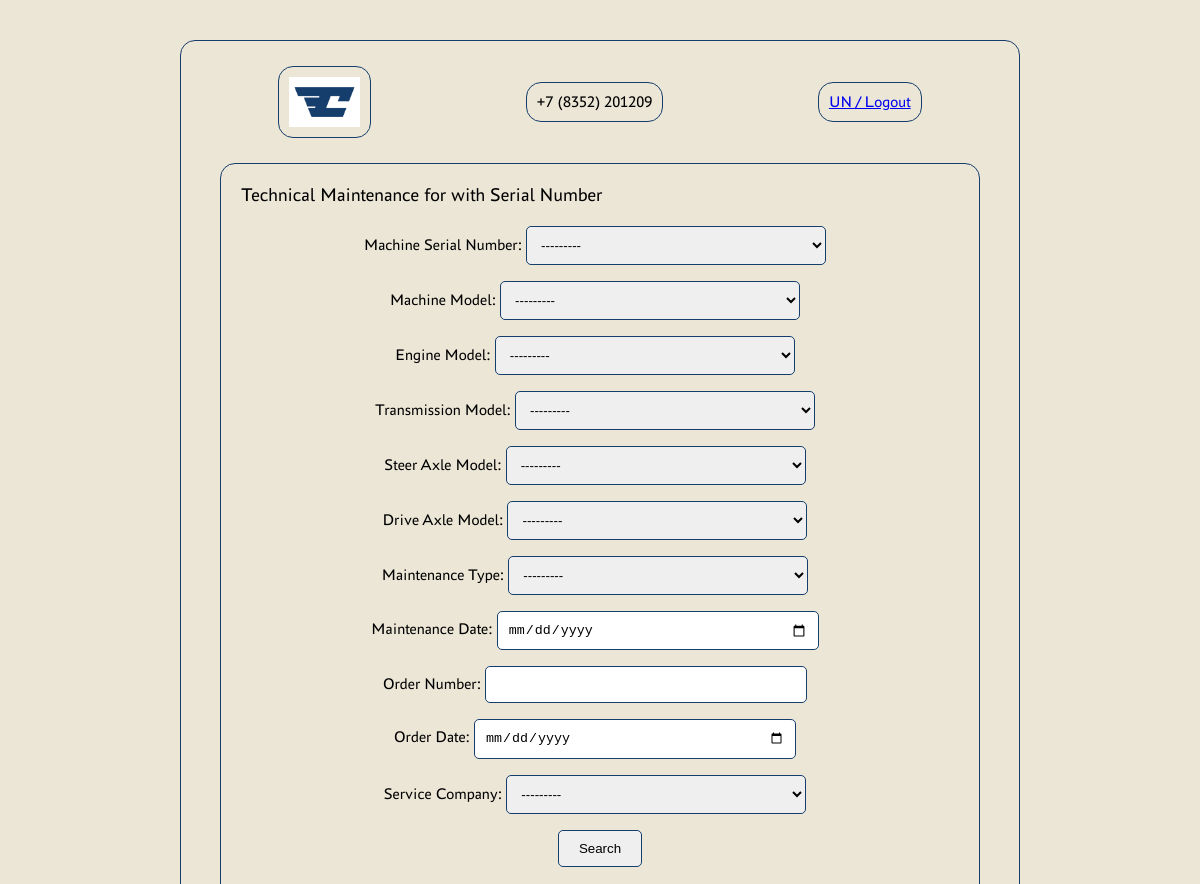
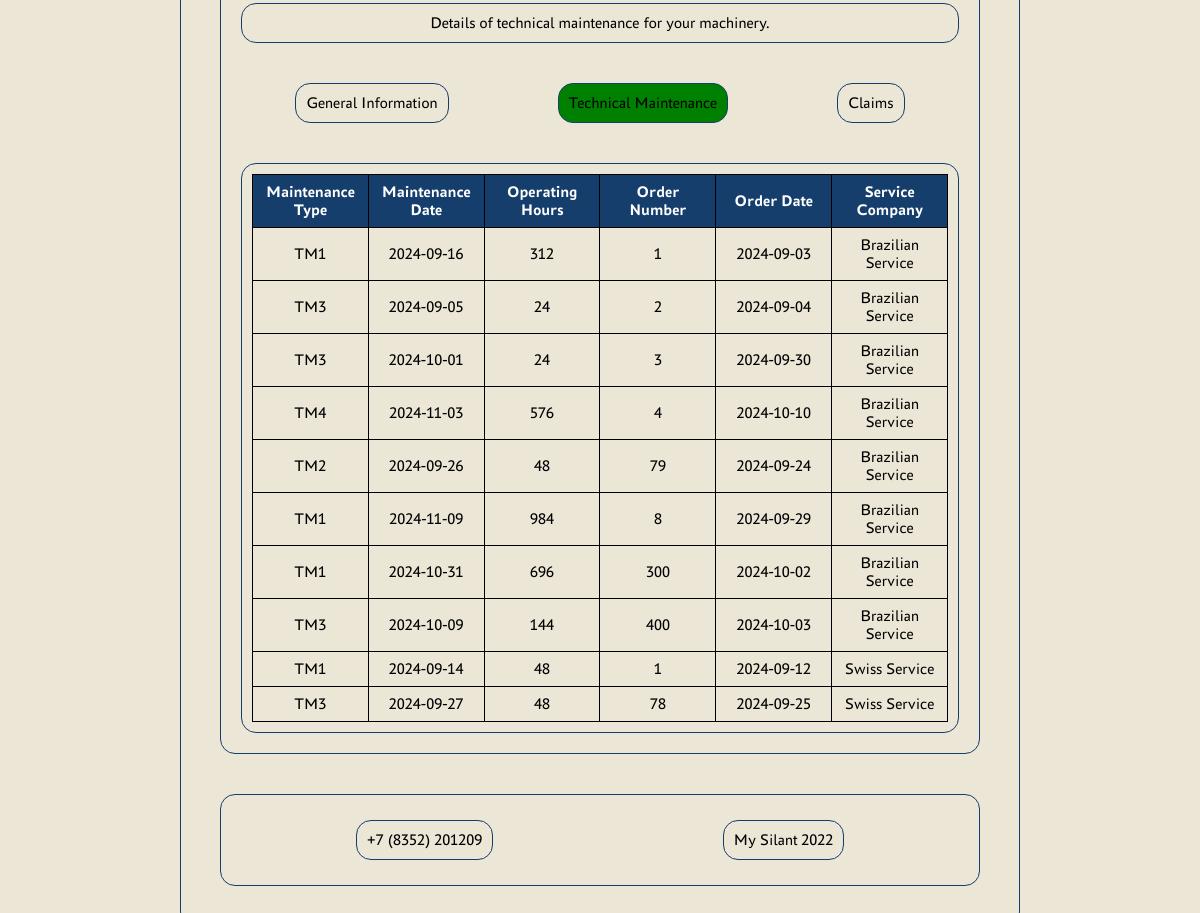
Page /technical_maintenance/ (signed in) on the earlier database version (2 pictures, top to bottom).
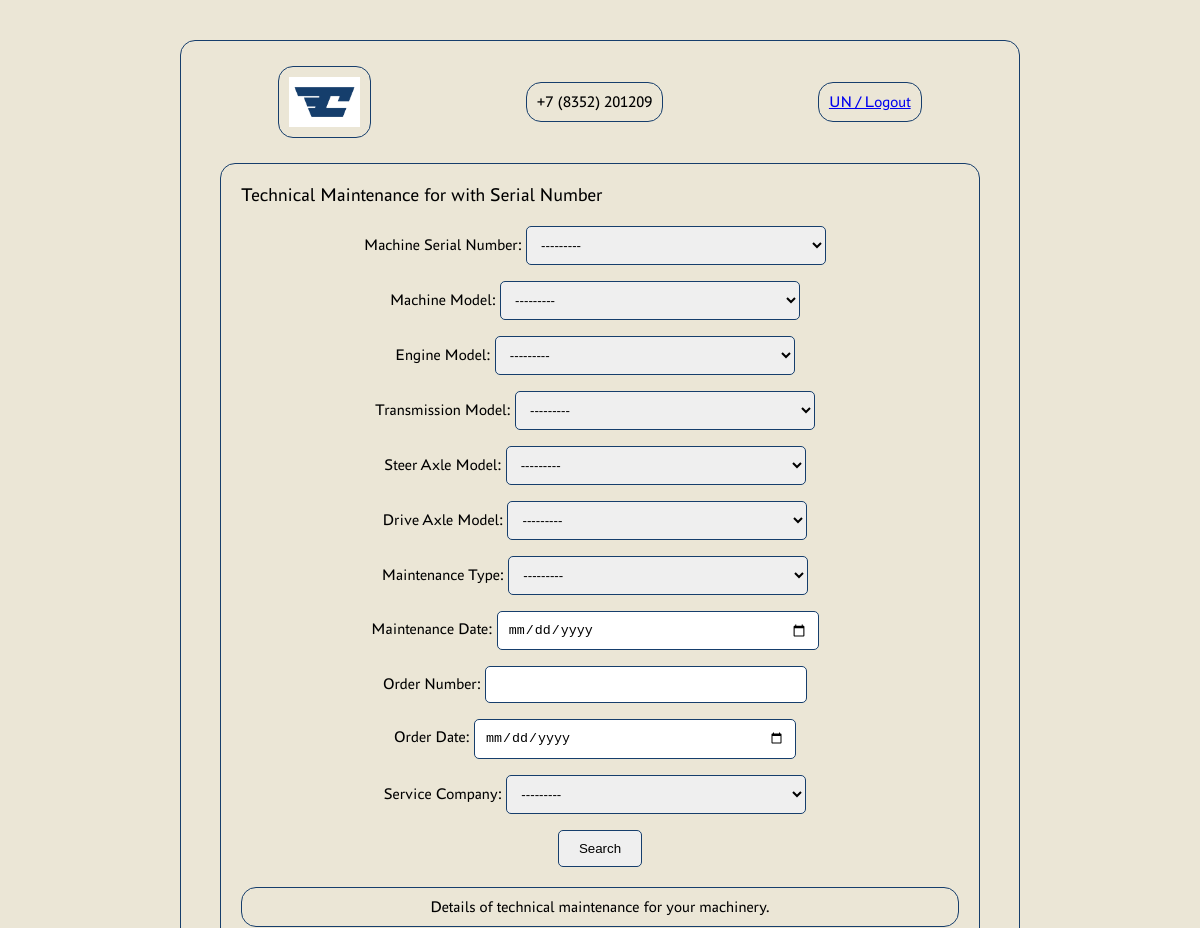
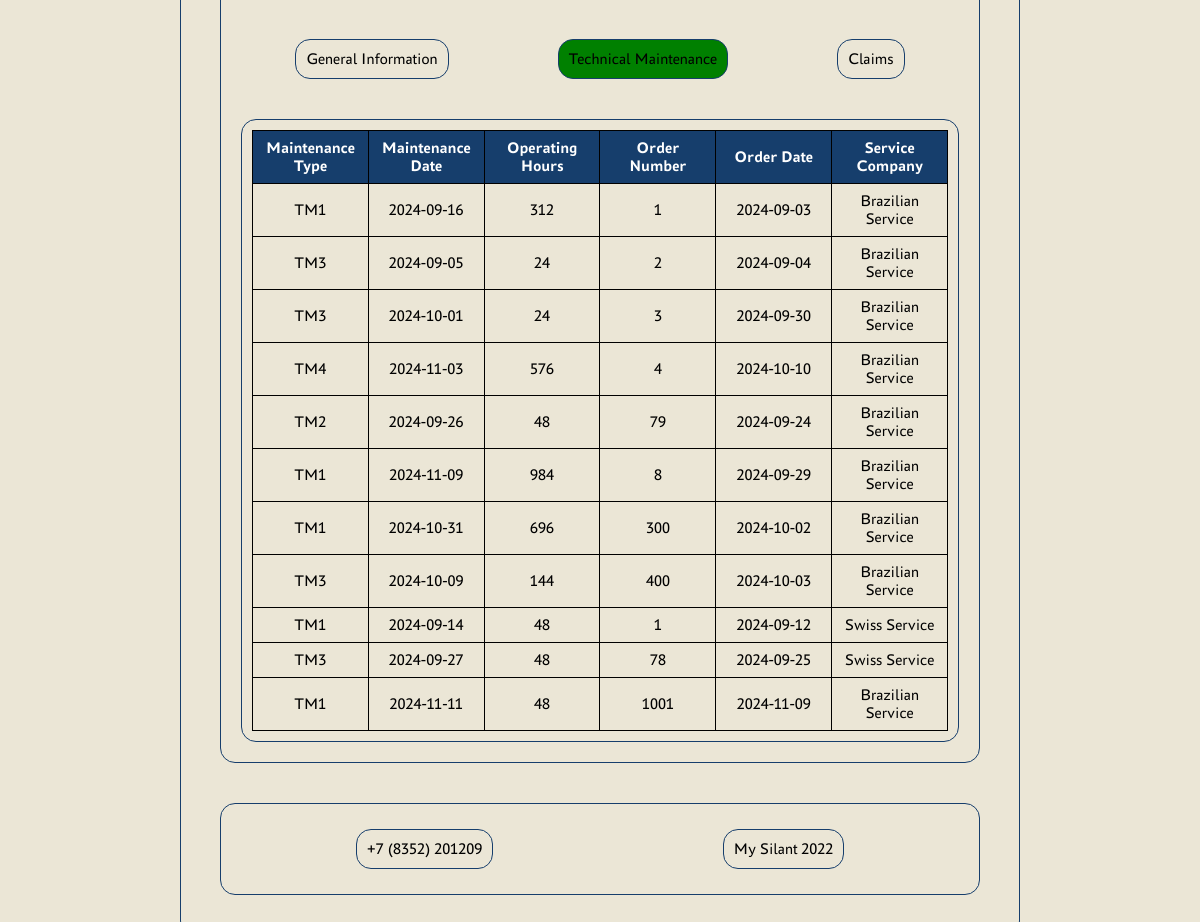
Same page on the later database version (2 pictures, top to bottom).
### silant_app/models/models.py (models this page shows, shortened)
class Machine(models.Model):
    serial_number = models.CharField(max_length=255, unique=True)
    model = models.ForeignKey(MachineModelReference, related_name='machine_models', on_delete=models.CASCADE)
    engine_model = models.ForeignKey(EngineModelReference, related_name='engine_models', on_delete=models.CASCADE)
    engine_serial_number = models.CharField(max_length=255)
    transmission_model = models.ForeignKey(TransmissionModelReference, related_name='transmission_models',
                                           on_delete=models.CASCADE)
    transmission_serial_number = models.CharField(max_length=255)
    drive_axle_model = models.ForeignKey(DriveAxleModelReference, related_name='drive_axle_models',
                                         on_delete=models.CASCADE)
    drive_axle_serial_number = models.CharField(max_length=255)
    steer_axle_model = models.ForeignKey(SteerAxleModelReference, related_name='steer_axle_models',
                                         on_delete=models.CASCADE)
    steer_axle_serial_number = models.CharField(max_length=255)
    supply_contract = models.CharField(max_length=255)
    shipment_date = models.DateField()
    consignee = models.CharField(max_length=255)
    delivery_address = models.CharField(max_length=255)
    configuration = models.TextField(max_length=255)
    client = models.ForeignKey(settings.AUTH_USER_MODEL, related_name='machines', on_delete=models.SET_NULL, null=True,
                               blank=True)
    service_company = models.ForeignKey(ServiceCompanyReference, related_name='service_companies',
                                        on_delete=models.CASCADE)
    def __str__(self):
        return self.serial_number

class TechnicalMaintenance(models.Model):
    machine = models.ForeignKey(Machine, on_delete=models.CASCADE)
    maintenance_type = models.ForeignKey(TechnicalMaintenanceTypeReference, related_name='maintenance_types',
                                         on_delete=models.CASCADE)
    maintenance_date = models.DateField()
    operating_hours = models.IntegerField()
    order_number = models.CharField(max_length=255)
    order_date = models.DateField()
    service_company = models.ForeignKey(ServiceCompanyReference, related_name='maintenance_service_companies',
                                        on_delete=models.CASCADE)

### silant_app/models/reference_models.py (models this page shows)
class TechnicalMaintenanceTypeReference(models.Model):
    name = models.CharField(max_length=255)
    specification = models.TextField()
    def __str__(self):
        return self.name

class ServiceCompanyReference(models.Model):
    name = models.CharField(max_length=255)
    specification = models.TextField()
    def __str__(self):
        return self.name

### silant_app/views/list_views.py (the view)
# urls.py: path('technical_maintenance/', TechnicalMaintenanceListView.as_view(), name='technical_maintenance'),
class TechnicalMaintenanceListView(LoginRequiredMixin, MaintenancePermissions, GroupFourPermission, ListView):
    model = TechnicalMaintenance
    template_name = 'technical_maintenance.html'
    context_object_name = 'maintenances_records'
    filterset_class = TechnicalMaintenanceFilter
    def get_queryset(self):
        user = self.request.user
        user_groups = user.groups.values_list('id', flat=True)
        if 4 in user_groups:
            machine_ids = Machine.objects.filter(client=user).values_list('id', flat=True)
            queryset = TechnicalMaintenance.objects.filter(machine__id__in=machine_ids)
        else:
            queryset = TechnicalMaintenance.objects.all()
        self.filterset = self.filterset_class(self.request.GET, queryset=queryset, user=user)
        return self.filterset.qs
    def get_context_data(self, **kwargs):
        context = super().get_context_data(**kwargs)
        serial_number = self.request.GET.get('serial_number')
        machine = Machine.objects.filter(serial_number=serial_number).first()
        context['filter'] = self.filterset
        context['user_name'] = self.request.user.username
        context['machine'] = machine
        context['can_edit_or_add'] = self.can_edit_or_add()
        return context
    def can_edit_or_add(self):
        user_groups = self.request.user.groups.values_list('id', flat=True)
        return any(group_id in [1, 3, 5] for group_id in user_groups)

### silant_app/models/reference_models.py (called while the page is built)
    def __str__(self):
        return self.name

    def __str__(self):
        return self.name

    def __str__(self):
        return self.name

    def __str__(self):
        return self.name

    def __str__(self):
        return self.name

### silant_app/views/views_permissions.py (called while the page is built)
    def test_func(self):
        user_groups = self.request.user.groups.values_list('id', flat=True)
        return any(group_id in [1, 3, 4, 5] for group_id in user_groups)

### templates/technical_maintenance.html (shortened to what this page needs)
{% extends 'landing_page.html' %}
{% load static %}
{% block header_1 %}
    {% block header_2 %}
        <div class="header-container">
            <div class="logo">
                <img id="logo" src="{% static 'logo/Logotype accent RGB 1.jpg' %}" alt="Logo"
                     data-logged-in-url="{% url 'landing_page_logged_in' %}"
                     data-logged-out-url="{% url 'landing_page' %}">
            </div>
            <div class="contact-info" id="phone-number">Loading...</div>
            <div class="login-button"><a href="{% url 'logout' %}">{{ user_name }} / Logout</a></div>
        </div>
    {% endblock %}
{% endblock %}
{% block content %}
    <div class="main-title">Technical Maintenance for {{ machine.model.name }} with Serial Number {{ machine.serial_number }} </div>
    <form method="GET" action="{% url 'technical_maintenance' %}">
        {{ filter.form.as_p }}
        <button type="submit">Search</button>
    </form>
    <div class="info-text">Details of technical maintenance for your machinery.</div>
    <div class="navigation-buttons">
        <div id="general-info" class="general-info">General Information</div>
        <div id="technical-maintenance" class="green-button">Technical Maintenance</div>
        <div id="claims" class="claims-buttons">Claims</div>
    </div>
    <div class="search-results-detailed">
        <table class="maintenance-table">
            <thead>
                <tr>
                    <th>Maintenance Type</th>
                    <th>Maintenance Date</th>
                    <th>Operating Hours</th>
                    <th>Order Number</th>
                    <th>Order Date</th>
                    <th>Service Company</th>
                </tr>
            </thead>
            <tbody>
                {% if maintenances_records %}
                    {% for record in maintenances_records %}
                        <tr {% if can_edit_or_add %} onclick="window.location.href='{% url 'edit_service_record' record.pk %}'" {% endif %}>
                            <td>{{ record.maintenance_type.name }}</td>
                            <td>{{ record.maintenance_date|date:"Y-m-d" }}</td>
                            <td>{{ record.operating_hours }}</td>
                            <td>{{ record.order_number }}</td>
                            <td>{{ record.order_date|date:"Y-m-d" }}</td>
                            <td>{{ record.service_company.name }}</td>
                        </tr>
                    {% endfor %}
                {% else %}
                    <tr>
                        <td colspan="6" style="text-align: center; color: gray;">No records found</td>
                    </tr>
                {% endif %}
            </tbody>
        </table>
    </div>
{% endblock %}

Differences in the rows shown:
added TechnicalMaintenance: maintenance_type.name "TM1", maintenance_date "2024-11-11", operating_hours "48", order_number "1001", order_date "2024-11-09", service_company.name "Brazilian Service"
